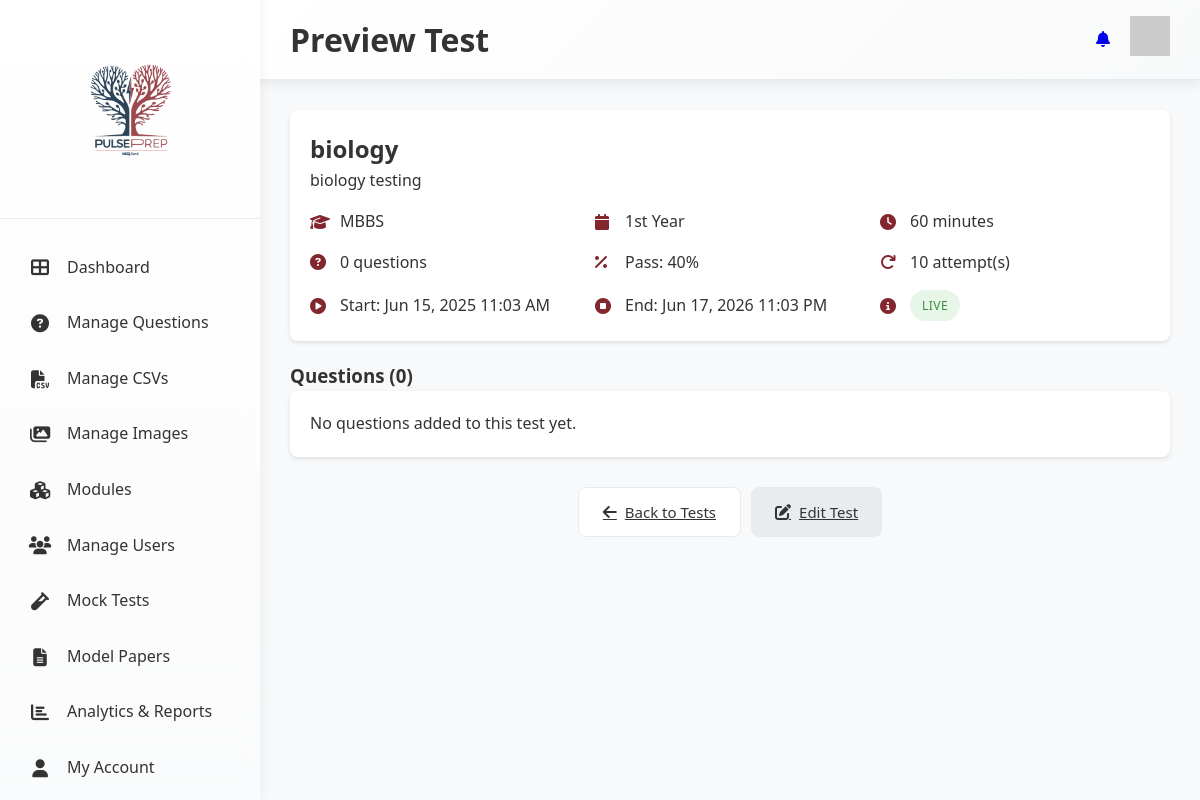
The app's page /mocktest/preview/3/ (signed in) with its own data.
### mocktest/models.py (models this page shows, shortened)
class MockTest(models.Model):
    STATUS_CHOICES = [
        ('draft', 'Draft'),
        ('scheduled', 'Scheduled'),
        ('live', 'Live'),
        ('completed', 'Completed'),
    ]
    SELECTION_TYPE_CHOICES = [
        ('random', 'Random Selection'),
        ('manual', 'Manual Selection'),
    ]
    title = models.CharField(max_length=200)
    description = models.TextField(blank=True)
    degree = models.CharField(max_length=4, choices=Question.DEGREE_CHOICES, blank=True)
    year = models.CharField(max_length=3, choices=Question.YEAR_CHOICES, blank=True)
    block = models.CharField(max_length=100, blank=True)
    module = models.CharField(max_length=100, blank=True)
    subject = models.CharField(max_length=100, blank=True)
    topic = models.CharField(max_length=100, blank=True)
    duration_minutes = models.IntegerField(default=60)
    total_questions = models.IntegerField(default=50)
    passing_percentage = models.IntegerField(default=40)
    max_attempts = models.IntegerField(default=1)
    selection_type = models.CharField(max_length=10, choices=SELECTION_TYPE_CHOICES, default='random')
    easy_percentage = models.IntegerField(default=30)  # For random selection
    medium_percentage = models.IntegerField(default=50)
    hard_percentage = models.IntegerField(default=20)
    randomize_questions = models.BooleanField(default=True)
    randomize_options = models.BooleanField(default=True)
    show_explanations = models.BooleanField(default=True)
    start_datetime = models.DateTimeField()
    end_datetime = models.DateTimeField()
    status = models.CharField(max_length=10, choices=STATUS_CHOICES, default='draft')
    created_by = models.ForeignKey(settings.AUTH_USER_MODEL, on_delete=models.CASCADE, related_name='created_tests')
    created_at = models.DateTimeField(auto_now_add=True)
    updated_at = models.DateTimeField(auto_now=True)
    questions = models.ManyToManyField(Question, through='TestQuestion')
    class Meta:
        ordering = ['-created_at']

### mocktest/views.py (the view)
# urls.py: path('preview/<int:test_id>/', views.preview_test, name='preview_test'),
@content_access_required
def preview_test(request, test_id):
    test = get_object_or_404(MockTest, id=test_id)
    if not check_object_access(test, request.user):
        messages.error(request, "You don't have permission to preview this test.")
        return redirect('mocktest_list')
    test_questions = test.testquestion_set.all().select_related('question')
    accessible_question_ids = []
    for tq in test_questions:
        if check_object_access(tq.question, request.user):
            accessible_question_ids.append(tq.id)
    filtered_test_questions = test_questions.filter(id__in=accessible_question_ids)
    context = {
        'test': test,
        'test_questions': filtered_test_questions,
        'question_count': filtered_test_questions.count(),
        'user_access': get_user_access_info(request.user),
        'can_edit': request.user.is_admin or request.user.is_superuser,
    }
    return render(request, 'mocktest/preview_test.html', context)

### templates/mocktest/preview_test.html (shortened to what this page needs)
{% load static %}
<!DOCTYPE html>
<html lang="en">
  <head>
    <link rel="stylesheet" href="{% static 'css/DAstyles.css' %}" />
    <link rel="stylesheet" href="{% static 'css/mockTest.css' %}" />
    <link rel="stylesheet" href="https://cdnjs.cloudflare.com/ajax/libs/font-awesome/6.4.0/css/all.min.css" />
  </head>
  <body>
    <div class="container">
<aside class="sidebar">
  <div class="logo-container">
    <img src="{% static 'images/Logo.png' %}" alt="PulsePrep Logo" class="logo" />
  </div>
  <nav class="nav-menu">
    <a href="{% url 'dashboard' %}" class="nav-item {% if request.resolver_match.url_name == 'dashboard' %}active{% endif %}">
      <i class="fas fa-th-large"></i>
      <span>Dashboard</span>
    </a>
    <a href="{% url 'questionbank' %}" class="nav-item {% if request.resolver_match.url_name == 'questionbank' %}active{% endif %}">
      <i class="fas fa-question-circle"></i>
      <span>Manage Questions</span>
    </a>
    <a href="{% url 'manage_csv' %}" class="nav-item {% if request.resolver_match.url_name == 'manage_csv' %}active{% endif %}">
      <i class="fas fa-file-csv"></i>
      <span>Manage CSVs</span>
    </a>
    <a href="{% url 'manage_images' %}" class="nav-item {% if request.resolver_match.url_name == 'manage_images' %}active{% endif %}">
      <i class="fas fa-images"></i>
      <span>Manage Images</span>
    </a>
    <a href="{% url 'managemodule' %}" class="nav-item {% if request.resolver_match.url_name == 'managemodule' %}active{% endif %}">
      <i class="fas fa-cubes"></i>
      <span>Modules</span>
    </a>
    <a href="/admin/user_management/customuser/" class="nav-item">
      <i class="fas fa-users"></i>
      <span>Manage Users</span>
    </a>
    <a href="{% url 'mocktest_list' %}" class="nav-item {% if request.resolver_match.url_name == 'mocktest_list' %}active{% endif %}">
      <i class="fas fa-vial"></i>
      <span>Mock Tests</span>
    </a>
    <a href="{% url 'modelpaper_list' %}" class="nav-item {% if request.resolver_match.url_name == 'modelpaper_list' %}active{% endif %}">
      <i class="fas fa-file-alt"></i>
      <span>Model Papers</span>
    </a>
    <a href="{% url 'analytics_report' %}" class="nav-item {% if request.resolver_match.url_name == 'analytics_report' %}active{% endif %}">
      <i class="fas fa-chart-bar"></i>
      <span>Analytics & Reports</span>
    </a>
    <a href="{% url 'myaccount' %}" class="nav-item {% if request.resolver_match.url_name == 'myaccount' %}active{% endif %}">
      <i class="fas fa-user"></i>
      <span>My Account</span>
    </a>
  </nav>
</aside>
      <main class="main-content">
        <header class="header">
          <h1>Preview Test</h1>
          <div class="user-menu">
            <a href="{% url 'notification_center' %}"><i class="fas fa-bell"></i></a>
            <div class="avatar">
              <img src="https://i.pravatar.cc/40?img=12" alt="User Avatar" />
            </div>
          </div>
        </header>
        <div class="dashboard-content">
          <div class="preview-container">
            <div class="test-info-card">
              <h2>{{ test.title }}</h2>
              {% if test.description %}
                <p>{{ test.description }}</p>
              {% endif %}
              <div class="test-meta">
                <div class="meta-item">
                  <i class="fas fa-graduation-cap"></i>
                  <span>{{ test.degree|default:"All Degrees" }}</span>
                </div>
                <div class="meta-item">
                  <i class="fas fa-calendar"></i>
                  <span>{{ test.year|default:"All Years" }} Year</span>
                </div>
                <div class="meta-item">
                  <i class="fas fa-clock"></i>
                  <span>{{ test.duration_minutes }} minutes</span>
                </div>
                <div class="meta-item">
                  <i class="fas fa-question-circle"></i>
                  <span>{{ question_count }} questions</span>
                </div>
                <div class="meta-item">
                  <i class="fas fa-percentage"></i>
                  <span>Pass: {{ test.passing_percentage }}%</span>
                </div>
                <div class="meta-item">
                  <i class="fas fa-redo"></i>
                  <span>{{ test.max_attempts }} attempt(s)</span>
                </div>
              </div>
              <div class="test-meta">
                <div class="meta-item">
                  <i class="fas fa-play-circle"></i>
                  <span>Start: {{ test.start_datetime|date:"M d, Y g:i A" }}</span>
                </div>
                <div class="meta-item">
                  <i class="fas fa-stop-circle"></i>
                  <span>End: {{ test.end_datetime|date:"M d, Y g:i A" }}</span>
                </div>
                <div class="meta-item">
                  <i class="fas fa-info-circle"></i>
                  <span class="status-badge {{ test.status }}">{{ test.get_status_display }}</span>
                </div>
              </div>
            </div>
            <h3>Questions ({{ question_count }})</h3>
            {% for test_question in test_questions %}
              <div class="question-preview-card">
                <div class="question-header">
                  <span class="question-number">Question {{ test_question.question_order }}</span>
                  <span class="difficulty-badge {{ test_question.question.difficulty|lower }}">
                    {{ test_question.question.difficulty }}
                  </span>
                </div>
                <div class="question-text">
                  <p>{{ test_question.question.question_text }}</p>
                </div>
                <div class="question-options">
                  {% if test_question.question.option_a %}
                    <div class="option-item {% if test_question.question.correct_answer == 'A' %}correct{% endif %}">
                      A) {{ test_question.question.option_a }}
                    </div>
                  {% endif %}
                  {% if test_question.question.option_b %}
                    <div class="option-item {% if test_question.question.correct_answer == 'B' %}correct{% endif %}">
                      B) {{ test_question.question.option_b }}
                    </div>
                  {% endif %}
                  {% if test_question.question.option_c %}
                    <div class="option-item {% if test_question.question.correct_answer == 'C' %}correct{% endif %}">
                      C) {{ test_question.question.option_c }}
                    </div>
                  {% endif %}
                  {% if test_question.question.option_d %}
                    <div class="option-item {% if test_question.question.correct_answer == 'D' %}correct{% endif %}">
                      D) {{ test_question.question.option_d }}
                    </div>
                  {% endif %}
                  {% if test_question.question.option_e %}
                    <div class="option-item {% if test_question.question.correct_answer == 'E' %}correct{% endif %}">
                      E) {{ test_question.question.option_e }}
                    </div>
                  {% endif %}
                </div>
                <div class="question-meta">
                  <small>
                    {{ test_question.question.block }} >
                    {{ test_question.question.module }} >
                    {{ test_question.question.subject }} >
                    {{ test_question.question.topic }}
                  </small>
                </div>
              </div>
            {% empty %}
              <div class="test-info-card">
                <p>No questions added to this test yet.</p>
              </div>
            {% endfor %}
            <div class="action-buttons">
              <a href="{% url 'mocktest_list' %}" class="action-button secondary">
                <i class="fas fa-arrow-left"></i> Back to Tests
              </a>
              <a href="{% url 'create_test' %}?id={{ test.id }}" class="action-button">
                <i class="fas fa-edit"></i> Edit Test
              </a>
            </div>
          </div>
        </div>
      </main>
    </div>
  </body>
</html>

### records on screen
MockTest: title "biology", description "biology testing", degree "MBBS", year "1st", duration_minutes "60", passing_percentage "40", max_attempts "10", start_datetime "Jun 15, 2025 11:03 AM", end_datetime "Jun 17, 2026 11:03 PM", status "LIVE"

### other values on screen
{{ question_count }} "0"
